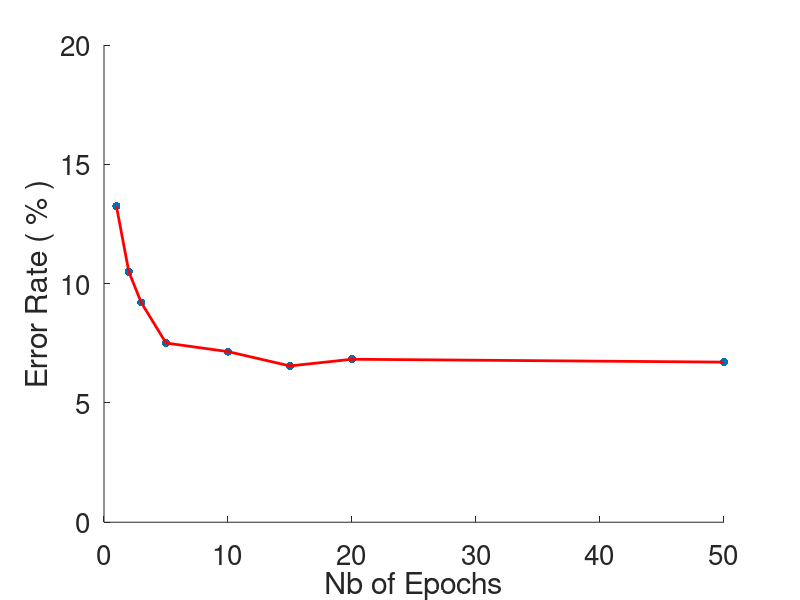

The MATLAB source for this figure:
% File to plot the results
clear all;
close all;

% Learning Rates tested
% Corresponding Error Rates obtained
% learn_rate = [0.00001, 0.0001, 0.001, 0.005, 0.01, 0.02, 0.03, 0.05, 0.08, 0.1, 0.1 0.15, 0.2, 0.2, 0.3, 0.3, 0.4, 0.5, 0.5, 0.6, 0.7, 0.8, 0.8, 0.9, 1, 1.5, 2, 3, 5, 10, 50];
% error_rate_lr = [86.68, 92.58, 64.82, 31.22, 27.02, 13.23, 11.01, 17.215, 19.74, 17.77, 12.3 7.29, 7.32, 9.0, 7.47, 6.4, 6.7, 6.39, 6.7, 6.85, 6.5, 6.79, 7.2, 7.1, 7.10, 10.68, 10.87, 28.36, 60.69, 91.08, 89.72];

% num_neurons = [1,2,3,5,10,15,20,30,50,60,75,85,100,150,300]; %10 Epochs, L.R = 0.3
% error_rate_neu = [90.8, 77.43, 55.65, 18.39,10.69,8.73,8.34,7.94,7.15,7.84,6.55,6.28,7.51,15.22,26.8];

num_epochs = [1,2,3,5,10,15,20,50];
error_rate_ep50 = [13.25,10.5,9.21,7.51,7.15,6.55,6.83,6.71];
% error_rate_ep20 = [13.28,11.11,10.47,9.72,8.53,7.96,8.59,8.48];
% error_rate_ep15 = [13.83,12.96,11.73,10.73,9.65,9.97,9.7,9.22];
% error_rate_ep10 = [18.88,14.82,14.35,12.48,10.45,10.57,10.71,9.59];



% disp(size(learn_rate));
% disp(size(error_rate_lr));


% Pick your variables HERE        <------ 1
X = num_epochs;
Y = error_rate_ep50;

scatter((X),(Y),'filled');
hold on;

% Pick your axes HERE             <------ 2
xlabel('Nb of Epochs') ;
ylabel('Error Rate ( % )') ;

% Choose your Xmin & Xmax HERE    <------ 3
xMin = 0;
xMax = 50;
xlim([xMin xMax]);
yMin = 0;
yMax = 20;
ylim([yMin yMax]);

for i = 1:(length(X)-1)
    x1 = (X(i));
    y1 = (Y(i));
    x2 = (X(i+1));
    y2 = (Y(i+1));
    plot([x1,x2], [y1, y2], 'r-', 'LineWidth', 2);
    set(gca,'FontSize',20)
end


